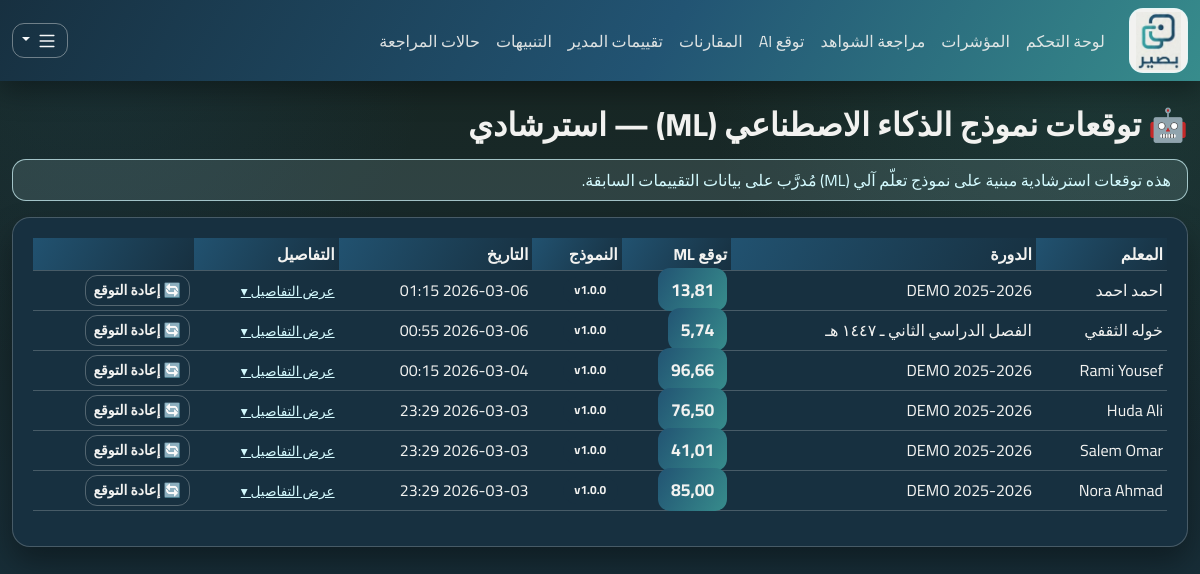
/objective-scores/ (signed in), run on the app's committed database.
### apps/objective_scoring/models.py (models this page shows)
class ObjectiveScore(models.Model):
    teacher = models.ForeignKey("teachers.Teacher", on_delete=models.CASCADE, related_name="objective_scores")
    cycle = models.ForeignKey("cycles.EvaluationCycle", on_delete=models.CASCADE, related_name="objective_scores")
    objective_total = models.DecimalField(max_digits=5, decimal_places=2)
    breakdown_json = models.JSONField(default=dict)
    policy_version = models.CharField(max_length=20)
    computed_at = models.DateTimeField(auto_now=True)
    class Meta:
        constraints = [
            models.UniqueConstraint(fields=["teacher", "cycle"], name="uq_objective_teacher_cycle"),
            models.CheckConstraint(check=models.Q(objective_total__gte=0, objective_total__lte=100), name="ck_objective_total_0_100"),
        ]
        indexes = [models.Index(fields=["cycle", "policy_version"])]

### apps/teachers/models.py (models this page shows)
class Teacher(models.Model):
    user = models.OneToOneField("accounts.User", on_delete=models.CASCADE, related_name="teacher_profile")
    school = models.ForeignKey("schools.School", on_delete=models.PROTECT, related_name="teachers")
    employee_id = models.CharField(max_length=50, unique=True)
    is_active = models.BooleanField(default=True)
    created_at = models.DateTimeField(auto_now_add=True)
    class Meta:
        indexes = [models.Index(fields=["school", "employee_id"])]
    def __str__(self) -> str:
        return self.user.get_full_name() or self.user.username

### apps/accounts/models.py (models this page shows)
class User(AbstractUser):
    class Role(models.TextChoices):
        TEACHER = "TEACHER", "Teacher"
        LEADER = "LEADER", "Leader"
        ADMIN = "ADMIN", "Admin"
    role = models.CharField(max_length=16, choices=Role.choices, default=Role.TEACHER)
    school = models.ForeignKey("schools.School", null=True, blank=True, on_delete=models.SET_NULL)
    class Meta:
        indexes = [models.Index(fields=["role", "school"])]

### apps/cycles/models.py (models this page shows, shortened)
class EvaluationCycle(models.Model):
    school = models.ForeignKey("schools.School", on_delete=models.CASCADE, related_name="cycles")
    name = models.CharField(max_length=100)
    start_date = models.DateField()
    end_date = models.DateField()
    is_active = models.BooleanField(default=True)
    created_at = models.DateTimeField(auto_now_add=True)
    class Meta:
        constraints = [
            models.UniqueConstraint(fields=["school", "name"], name="uq_cycle_school_name"),
            models.CheckConstraint(check=models.Q(end_date__gte=models.F("start_date")), name="ck_cycle_dates_order"),
        ]
        indexes = [models.Index(fields=["school", "is_active"])]

### apps/ui/views.py (the view)
# urls.py: path("objective-scores/", views.objective_scores_page, name="objective-scores"),
@login_required
def objective_scores_page(request: HttpRequest) -> HttpResponse:
    scores = (
        _by_role_queryset(request.user, ObjectiveScore)
        .select_related("teacher", "teacher__user", "cycle")
        .order_by("-computed_at")
    )
    return render(request, "ui/objective_scores.html", {"scores": scores})

### apps/ui/views.py (called while the page is built)
def _by_role_queryset(user: User, model, teacher_lookup: str = "teacher"):
    qs = model.objects.all()
    if user.role == User.Role.ADMIN:
        return qs
    if user.role == User.Role.LEADER:
        return qs.filter(**{f"{teacher_lookup}__school": user.school})
    return qs.filter(**{f"{teacher_lookup}__user": user})

### apps/ui/templates/ui/objective_scores.html (shortened to what this page needs)
{% extends "ui/base.html" %}
{% block content %}
<h2 class="mb-3">🤖 توقعات نموذج الذكاء الاصطناعي (ML) — استرشادي</h2>
<div class="alert alert-info py-2">
  هذه توقعات استرشادية مبنية على نموذج تعلّم آلي (ML) مُدرَّب على بيانات التقييمات السابقة.
</div>
<div class="card">
  <div class="card-body">
    <div class="table-responsive">
      <table class="table table-sm align-middle">
        <thead>
          <tr>
            <th>المعلم</th>
            <th>الدورة</th>
            <th>توقع ML</th>
            <th>النموذج</th>
            <th>التاريخ</th>
            <th>التفاصيل</th>
            <th></th>
          </tr>
        </thead>
        <tbody>
          {% for row in scores %}
          <tr>
            <td>{{ row.teacher }}</td>
            <td>{{ row.cycle.name }}</td>
            <td><span class="ai-badge">{{ row.objective_total }}</span></td>
            <td><span class="badge text-bg-secondary">{{ row.policy_version }}</span></td>
            <td>{{ row.computed_at|date:"Y-m-d H:i" }}</td>
            <td>
              <button class="expand-btn"
                onclick="document.getElementById('detail-{{ row.id }}').classList.toggle('d-none')">
                عرض التفاصيل ▾
              </button>
            </td>
            <td>
              <form method="post" action="{% url 'ui:objective-recompute' row.teacher_id row.cycle_id %}">
                <button class="btn btn-outline-secondary btn-sm" type="submit">🔄 إعادة التوقع</button>
              </form>
            </td>
          </tr>
          {% empty %}
          <tr>
            <td colspan="7" class="text-muted">لا توجد توقعات متاحة.</td>
          </tr>
          {% endfor %}
        </tbody>
      </table>
    </div>
  </div>
</div>
{% endblock %}

### apps/ui/templates/ui/base.html (style rules this page uses)
:root { --brand-primary: #225473; --brand-deep: #173040; --brand-accent: #378C8C; --accent-warm: #FFEDD4; --accent-cool: #D4FBFF; --bg-main: #182621; --text-main: #F2F2F0; --text-muted: #D6E1DF; --surface: #173040; --surface-soft: #225473; --line: rgba(242, 242, 240, 0.22); --shadow: 0 16px 30px rgba(0, 0, 0, 0.34); }
body { font-family: "Cairo", sans-serif; color: var(--text-main); background: radial-gradient(circle at 92% 8%, rgba(55, 140, 140, 0.16), transparent 30%), radial-gradient(circle at 8% 4%, rgba(34, 84, 115, 0.2), transparent 25%), linear-gradient(180deg, #182621 0%, #173040 100%); min-height: 100vh; }
h1, h2, h3, h4, h5, h6 { font-weight: 700; color: var(--text-main); }
.card { border: 1px solid var(--line); border-radius: 18px; box-shadow: var(--shadow); background: var(--surface); }
.card .card-body { padding: 1.2rem 1.25rem; }
.table { --bs-table-bg: transparent; --bs-table-border-color: var(--line); color: var(--text-main); }
.table thead th { background: linear-gradient(120deg, rgba(34, 84, 115, 0.95), rgba(23, 48, 64, 0.95)); color: var(--text-main); border-bottom-width: 1px; font-weight: 700; }
.table td, .table th, .form-label, .navbar-text, p, li { color: var(--text-main); }
.btn { border-radius: 12px; font-weight: 700; box-shadow: none; }
.btn-outline-secondary { border-color: rgba(242, 242, 240, 0.28); color: #F2F2F0; }
.badge { border-radius: 999px; padding: 0.46rem 0.72rem; font-weight: 700; }
.text-bg-secondary { background-color: #173040 !important; color: #F2F2F0 !important; }
.alert { border-radius: 14px; border-width: 1px; color: #F2F2F0; }
.alert-info { background: rgba(212, 251, 255, 0.12); border-color: rgba(212, 251, 255, 0.7); color: var(--accent-cool); }

### apps/ui/templates/ui/objective_scores.html (style rules this page uses)
.ai-badge { background: linear-gradient(120deg, #225473, #378C8C); color: #F2F2F0; border-radius: 12px; padding: 0.3rem 0.8rem; font-weight: 700; font-size: 1.1rem; }
.expand-btn { cursor: pointer; color: var(--accent-cool); font-size: 0.85rem; border: none; background: none; padding: 0; text-decoration: underline; }

### data on the page
ObjectiveScore: teacher "احمد احمد", cycle.name "DEMO 2025-2026", objective_total "13,81", policy_version "v1.0.0", computed_at "2026-03-06 01:15"
ObjectiveScore: teacher "خوله الثقفي", cycle.name "الفصل الدراسي الثاني ـ ١٤٤٧ هـ", objective_total "5,74", policy_version "v1.0.0", computed_at "2026-03-06 00:55"
ObjectiveScore: teacher "Rami Yousef", cycle.name "DEMO 2025-2026", objective_total "96,66", policy_version "v1.0.0", computed_at "2026-03-04 00:15"
ObjectiveScore: teacher "Huda Ali", cycle.name "DEMO 2025-2026", objective_total "76,50", policy_version "v1.0.0", computed_at "2026-03-03 23:29"
ObjectiveScore: teacher "Salem Omar", cycle.name "DEMO 2025-2026", objective_total "41,01", policy_version "v1.0.0", computed_at "2026-03-03 23:29"
ObjectiveScore: teacher "Nora Ahmad", cycle.name "DEMO 2025-2026", objective_total "85,00", policy_version "v1.0.0", computed_at "2026-03-03 23:29"
